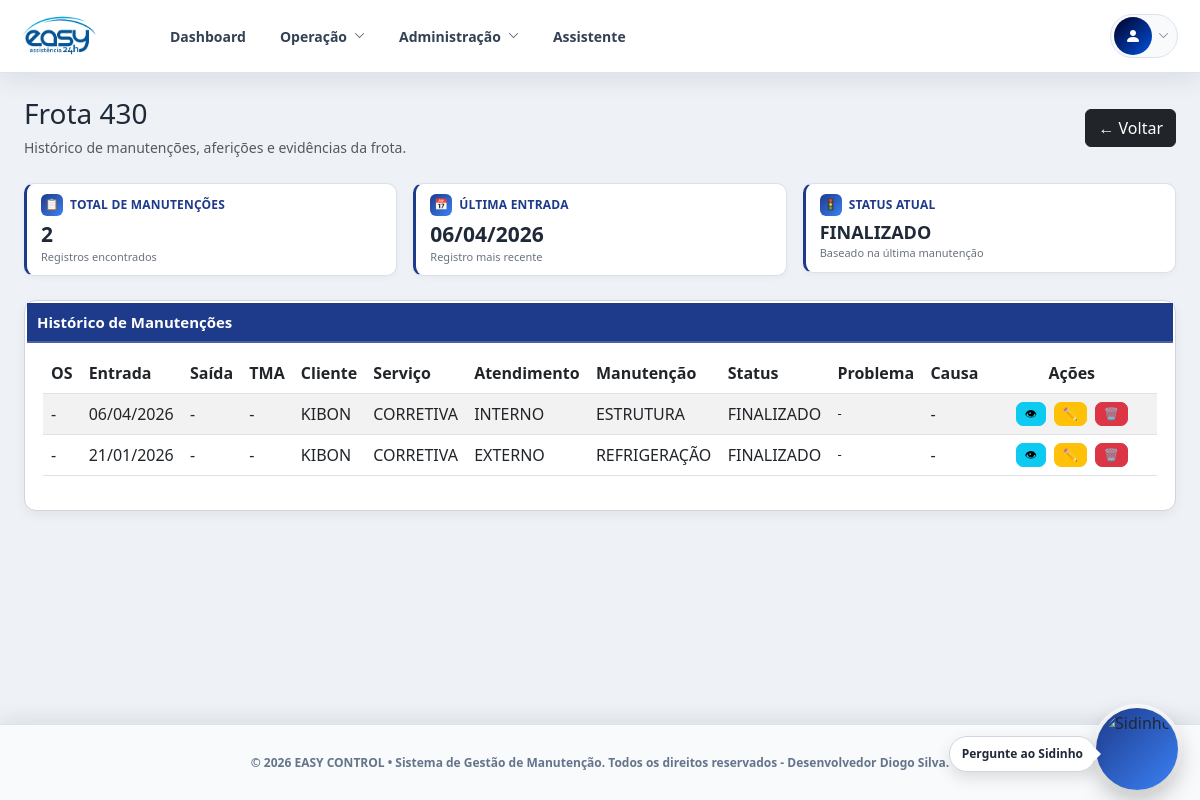
The app's page /frotas/430 (signed in) with its own data.
### models/manutencao.py (models this page shows)
class Manutencao(db.Model):
    __tablename__ = "manutencoes"
    id = db.Column(db.Integer, primary_key=True, autoincrement=True)
    data = db.Column(db.Date)
    data_saida = db.Column(db.Date)
    dtm = db.Column(db.Integer)
    numero_frota = db.Column(db.String)
    os = db.Column(db.String(50))
    bau = db.Column(db.String)
    tipo_veiculo = db.Column(db.String)
    tipo_servico = db.Column(db.String)
    tipo_atendimento = db.Column(db.String)
    tipo_manutencao = db.Column(db.String)
    status = db.Column(db.String)
    problema = db.Column(db.String)
    causa = db.Column(db.String)
    observacao = db.Column(db.String)
    cliente = db.Column(db.String)
    imagens = db.Column(db.Text)

### routes/frotas.py (the view)
@frotas_bp.route("/<frota>")
def detalhe_frota(frota):
    if not session.get("user_id"):
        return redirect("/login")
    registros = [
        r for r in Manutencao.query.all()
        if formatar_frota(r.numero_frota) == frota
    ]
    def parse_data(data):
        if isinstance(data, datetime):
            return data
        try:
            return datetime.strptime(str(data), "%Y-%m-%d")
        except:
            return datetime.min
    registros = sorted(
        registros,
        key=lambda x: parse_data(x.data),
        reverse=True
    )
    for r in registros:
        afericao_placa = buscar_afericao(r.numero_frota, r.os, "PLACA")
        afericao_ambiente = buscar_afericao(r.numero_frota, r.os, "AMBIENTE")
        r.placa_afericao = afericao_placa.afericao if afericao_placa else None
        r.placa_data_afericao = (
            afericao_placa.data_afericao.strftime("%d/%m/%Y")
            if afericao_placa and afericao_placa.data_afericao else None
        )
        r.placa_status = afericao_placa.status if afericao_placa else None
        r.placa_imagens = carregar_lista_imagens(afericao_placa.imagens) if afericao_placa else []
        r.ambiente_afericao = afericao_ambiente.afericao if afericao_ambiente else None
        r.ambiente_data_afericao = (
            afericao_ambiente.data_afericao.strftime("%d/%m/%Y")
            if afericao_ambiente and afericao_ambiente.data_afericao else None
        )
        r.ambiente_status = afericao_ambiente.status if afericao_ambiente else None
        r.ambiente_imagens = carregar_lista_imagens(afericao_ambiente.imagens) if afericao_ambiente else []
        r.imagens_lista = carregar_lista_imagens(r.imagens)
    return render_template(
        "frotas_detalhe.html",
        frota=frota,
        registros=registros
    )

### routes/frotas.py (called while the page is built)
def formatar_frota(valor):
    try:
        return str(int(float(valor)))
    except:
        return "Sem frota"

def carregar_lista_imagens(valor):
    try:
        lista = json.loads(valor) if valor else []
        return lista if isinstance(lista, list) else []
    except:
        return []

def buscar_afericao(numero_frota, os, tipo_termometro):
    if not numero_frota or not os:
        return None
    return AfericaoTermometro.query.filter_by(
        numero_frota=str(numero_frota).strip(),
        os=str(os).strip(),
        tipo_termometro=tipo_termometro
    ).first()

### templates/frotas_detalhe.html (shortened to what this page needs)
{% extends "base.html" %}
{% block content %}
<div class="d-flex justify-content-between align-items-center mb-4">
  <div>
    <h3 class="mb-1">Frota {{ frota }}</h3>
    <small class="text-muted">
      Histórico de manutenções, aferições e evidências da frota.
    </small>
  </div>
  <a href="/frotas/" class="btn btn-dark">
    ← Voltar
  </a>
</div>
<div class="row g-3 mb-4">
  <div class="col-md-4">
    <div class="frota-resumo-card">
      <div class="frota-resumo-top">
        <span class="frota-resumo-icon">📋</span>
        <span>Total de Manutenções</span>
      </div>
      <div class="frota-resumo-value">{{ registros|length }}</div>
      <div class="frota-resumo-desc">Registros encontrados</div>
    </div>
  </div>
  <div class="col-md-4">
    <div class="frota-resumo-card">
      <div class="frota-resumo-top">
        <span class="frota-resumo-icon">📅</span>
        <span>Última Entrada</span>
      </div>
      <div class="frota-resumo-value">
        {% if registros %}
          {{ registros[0].data.strftime('%d/%m/%Y') if registros[0].data else '-' }}
        {% else %}
          -
        {% endif %}
      </div>
      <div class="frota-resumo-desc">Registro mais recente</div>
    </div>
  </div>
  <div class="col-md-4">
    <div class="frota-resumo-card">
      <div class="frota-resumo-top">
        <span class="frota-resumo-icon">🚦</span>
        <span>Status Atual</span>
      </div>
      <div class="frota-resumo-value frota-status-value">
        {% if registros %}
          {{ registros[0].status or '-' }}
        {% else %}
          -
        {% endif %}
      </div>
      <div class="frota-resumo-desc">Baseado na última manutenção</div>
    </div>
  </div>
</div>
<div class="x-card">
  <h5>Histórico de Manutenções</h5>
  {% if registros %}
    <div class="table-responsive">
      <table class="table table-striped table-hover align-middle">
        <thead>
          <tr>
            <th>OS</th>
            <th>Entrada</th>
            <th>Saída</th>
            <th>TMA</th>
            <th>Cliente</th>
            <th>Serviço</th>
            <th>Atendimento</th>
            <th>Manutenção</th>
            <th>Status</th>
            <th>Problema</th>
            <th>Causa</th>
            <th>Ações</th>
          </tr>
        </thead>
        <tbody>
          {% for m in registros %}
            <tr>
              <td>{{ m.os or '-' }}</td>
              <td>{{ m.data.strftime('%d/%m/%Y') if m.data else '-' }}</td>
              <td>{{ m.data_saida.strftime('%d/%m/%Y') if m.data_saida else '-' }}</td>
              <td>{{ m.dtm if m.dtm is not none else '-' }}</td>
              <td>{{ m.cliente or '-' }}</td>
              <td>{{ m.tipo_servico or '-' }}</td>
              <td>{{ m.tipo_atendimento or '-' }}</td>
              <td>{{ m.tipo_manutencao or '-' }}</td>
              <td>{{ m.status or '-' }}</td>
              <td class="obs-col">{{ m.problema or '-' }}</td>
              <td class="obs-col">{{ m.causa or '-' }}</td>
              <td>
                <div class="d-flex gap-1">
                  <button
                    class="btn btn-info btn-sm"
                    onclick='abrirModalFrota(
                      {{ m.cliente|tojson }},
                      {{ m.numero_frota|tojson }},
                      {{ m.os|tojson }},
                      {{ m.tipo_servico|tojson }},
                      {{ m.tipo_atendimento|tojson }},
                      {{ m.tipo_manutencao|tojson }},
                      {{ m.status|tojson }},
                      {{ m.problema|tojson }},
                      {{ m.causa|tojson }},
                      {{ m.observacao|tojson }},
                      {{ m.placa_afericao|tojson }},
                      {{ m.placa_data_afericao|tojson }},
                      {{ m.placa_status|tojson }},
                      {{ m.ambiente_afericao|tojson }},
                      {{ m.ambiente_data_afericao|tojson }},
                      {{ m.ambiente_status|tojson }},
                      {{ m.imagens_lista|tojson }},
                      {{ m.placa_imagens|tojson }},
                      {{ m.ambiente_imagens|tojson }}
                    )'>
                    👁
                  </button>
                  {% if session.get("user_role") in ["admin", "gestao", "gestor"] %}
                    <a href="/manutencoes/editar/{{ m.id }}" class="btn btn-warning btn-sm">
                      ✏️
                    </a>
                    <a href="/manutencoes/excluir/{{ m.id }}"
                       class="btn btn-danger btn-sm"
                       onclick="return confirm('Tem certeza que deseja excluir esta manutenção?')">
                      🗑️
                    </a>
                  {% endif %}
                </div>
              </td>
            </tr>
          {% endfor %}
        </tbody>
      </table>
    </div>
  {% else %}
    <div class="text-muted">
      Nenhuma manutenção encontrada para esta frota.
    </div>
  {% endif %}
</div>
{% endblock %}

### templates/base.html (shortened to what this page needs)
<!DOCTYPE html>
<html lang="pt-br">
<head>
  <link href="https://cdn.jsdelivr.net/npm/bootstrap@5.3.0/dist/css/bootstrap.min.css" rel="stylesheet">
  <link href="https://cdn.jsdelivr.net/npm/bootstrap-icons@1.10.5/font/bootstrap-icons.css" rel="stylesheet">
  <link rel="stylesheet" href="{{ url_for('static', filename='css/style.css') }}">
</head>
<body>
{% set role = session.get("user_role") %}
{% set pode_operacao = role in ["admin", "gestao", "gestor"] %}
{% set pode_admin = role in ["admin", "gestao", "gestor"] %}
{% set pode_gestao = role in ["gestao", "gestor"] %}
<header class="easy-navbar">
  <div class="easy-navbar-inner">
    <a href="{{ url_for('dashboard.dashboard') }}" class="easy-brand">
      <img src="{{ url_for('static', filename='css/img/logo.png') }}" alt="Logo">
    </a>
    <nav class="easy-nav-links" id="topLinks">
      <a href="{{ url_for('dashboard.dashboard') }}" class="easy-nav-link">
        Dashboard
      </a>
      <div class="easy-nav-dropdown">
        <button type="button" class="easy-nav-link easy-dropdown-button">
          Operação
          <i class="bi bi-chevron-down"></i>
        </button>
      </div>
        {% if pode_admin %}
          <div class="easy-nav-dropdown">
            <button type="button" class="easy-nav-link easy-dropdown-button">
              Administração
              <i class="bi bi-chevron-down"></i>
            </button>
          </div>
        {% endif %}
      <a href="/assistente" class="easy-nav-link">
        Assistente
      </a>
    </nav>
    <div class="easy-user-menu">
      <button type="button" class="easy-user-button">
        {% if session.get("user_foto") %}
          <img src="{{ session.get('user_foto') }}" class="easy-user-img">
        {% else %}
          <div class="easy-user-img easy-user-placeholder">
            <i class="bi bi-person-fill"></i>
          </div>
        {% endif %}
        <i class="bi bi-chevron-down easy-user-arrow"></i>
      </button>
    </div>
  </div>
</header>
<div class="content-top p-4">
  {% block content %}{% endblock %}
</div>
<div class="sidinho-widget">
  <div class="sidinho-bubble" id="sidinhoBubble" onclick="abrirFecharSidinho()">
    <div class="sidinho-bubble-alert">
      Pergunte ao Sidinho
    </div>
    <img src="{{ url_for('static', filename='css/img/sidinho.png') }}" alt="Sidinho">
  </div>
</div>
<footer class="app-footer">
  <div class="app-footer-content">
    <div class="app-footer-text">
      © 2026 EASY CONTROL • Sistema de Gestão de Manutenção. Todos os direitos reservados - Desenvolvedor Diogo Silva.
    </div>
  </div>
</footer>
</body>
</html>

### records on screen
Manutencao: data "06/04/2026", status "FINALIZADO", os "-", data_saida "-", dtm "-", cliente "KIBON", tipo_servico "CORRETIVA", tipo_atendimento "INTERNO", tipo_manutencao "ESTRUTURA", problema "-", causa "-"
Manutencao: os "-", data "21/01/2026", data_saida "-", dtm "-", cliente "KIBON", tipo_servico "CORRETIVA", tipo_atendimento "EXTERNO", tipo_manutencao "REFRIGERAÇÃO", status "FINALIZADO", problema "-", causa "-"

### other values on screen
{{ frota }} "430"
{{ registros|length }} "2"
